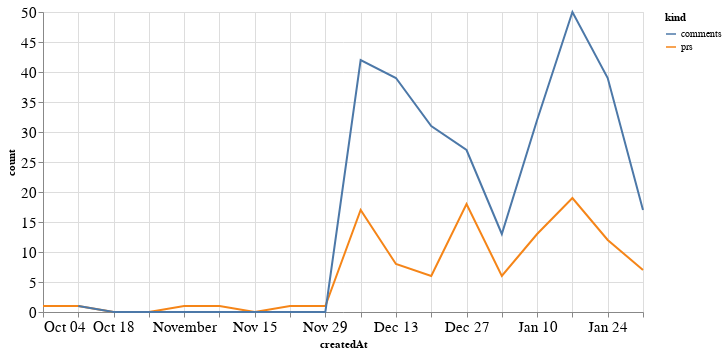

The code cell stored with this chart in its notebook:
### Code cell
alt.Chart(total_time, width=600).mark_line().encode(
    x='createdAt',
    y='count',
    color='kind'
)

### Figure 1 — Vega-Lite specification as saved in the notebook (floating-point values rounded to 4 significant figures)
{"config": {"axisLeft": {"labelFontSize": 15}, "axisBottom": {"labelFontSize": 15}}, "data": {"name": "data-b37154b49c70f77346bad094e1f7e3df"}, "mark": "line", "encoding": {"color": {"type": "nominal", "field": "kind"}, "x": {"type": "temporal", "field": "createdAt"}, "y": {"type": "quantitative", "field": "count"}}, "width": 600, "$schema": "https://vega.github.io/schema/vega-lite/v4.8.1.json", "datasets": {"data-b37154b49c70f77346bad094e1f7e3df": [{"createdAt": "2020-10-04T00:00:00", "kind": "prs", "count": 1.0}, {"createdAt": "2020-10-11T00:00:00", "kind": "prs", "count": 1.0}, {"createdAt": "2020-10-18T00:00:00", "kind": "prs", "count": 0.0}, {"createdAt": "2020-10-25T00:00:00", "kind": "prs", "count": 0.0}, {"createdAt": "2020-11-01T00:00:00", "kind": "prs", "count": 1.0}, {"createdAt": "2020-11-08T00:00:00", "kind": "prs", "count": 1.0}, {"createdAt": "2020-11-15T00:00:00", "kind": "prs", "count": 0.0}, {"createdAt": "2020-11-22T00:00:00", "kind": "prs", "count": 1.0}, {"createdAt": "2020-11-29T00:00:00", "kind": "prs", "count": 1.0}, {"createdAt": "2020-12-06T00:00:00", "kind": "prs", "count": 17.0}, {"createdAt": "2020-12-13T00:00:00", "kind": "prs", "count": 8.0}, {"createdAt": "2020-12-20T00:00:00", "kind": "prs", "count": 6.0}, {"createdAt": "2020-12-27T00:00:00", "kind": "prs", "count": 18.0}, {"createdAt": "2021-01-03T00:00:00", "kind": "prs", "count": 6.0}, {"createdAt": "2021-01-10T00:00:00", "kind": "prs", "count": 13.0}, {"createdAt": "2021-01-17T00:00:00", "kind": "prs", "count": 19.0}, {"createdAt": "2021-01-24T00:00:00", "kind": "prs", "count": 12.0}, {"createdAt": "2021-01-31T00:00:00", "kind": "prs", "count": 7.0}, {"createdAt": "2020-10-04T00:00:00", "kind": "comments", "count": null}, {"createdAt": "2020-10-11T00:00:00", "kind": "comments", "count": 1.0}, {"createdAt": "2020-10-18T00:00:00", "kind": "comments", "count": 0.0}, {"createdAt": "2020-10-25T00:00:00", "kind": "comments", "count": 0.0}, {"createdAt": "2020-11-01T00:00:00", "kind": "comments", "count": 0.0}, {"createdAt": "2020-11-08T00:00:00", "kind": "comments", "count": 0.0}, {"createdAt": "2020-11-15T00:00:00", "kind": "comments", "count": 0.0}, {"createdAt": "2020-11-22T00:00:00", "kind": "comments", "count": 0.0}, {"createdAt": "2020-11-29T00:00:00", "kind": "comments", "count": 0.0}, {"createdAt": "2020-12-06T00:00:00", "kind": "comments", "count": 42.0}, {"createdAt": "2020-12-13T00:00:00", "kind": "comments", "count": 39.0}, {"createdAt": "2020-12-20T00:00:00", "kind": "comments", "count": 31.0}, {"createdAt": "2020-12-27T00:00:00", "kind": "comments", "count": 27.0}, {"createdAt": "2021-01-03T00:00:00", "kind": "comments", "count": 13.0}, {"createdAt": "2021-01-10T00:00:00", "kind": "comments", "count": 32.0}, {"createdAt": "2021-01-17T00:00:00", "kind": "comments", "count": 50.0}, {"createdAt": "2021-01-24T00:00:00", "kind": "comments", "count": 39.0}, {"createdAt": "2021-01-31T00:00:00", "kind": "comments", "count": 17.0}]}}
